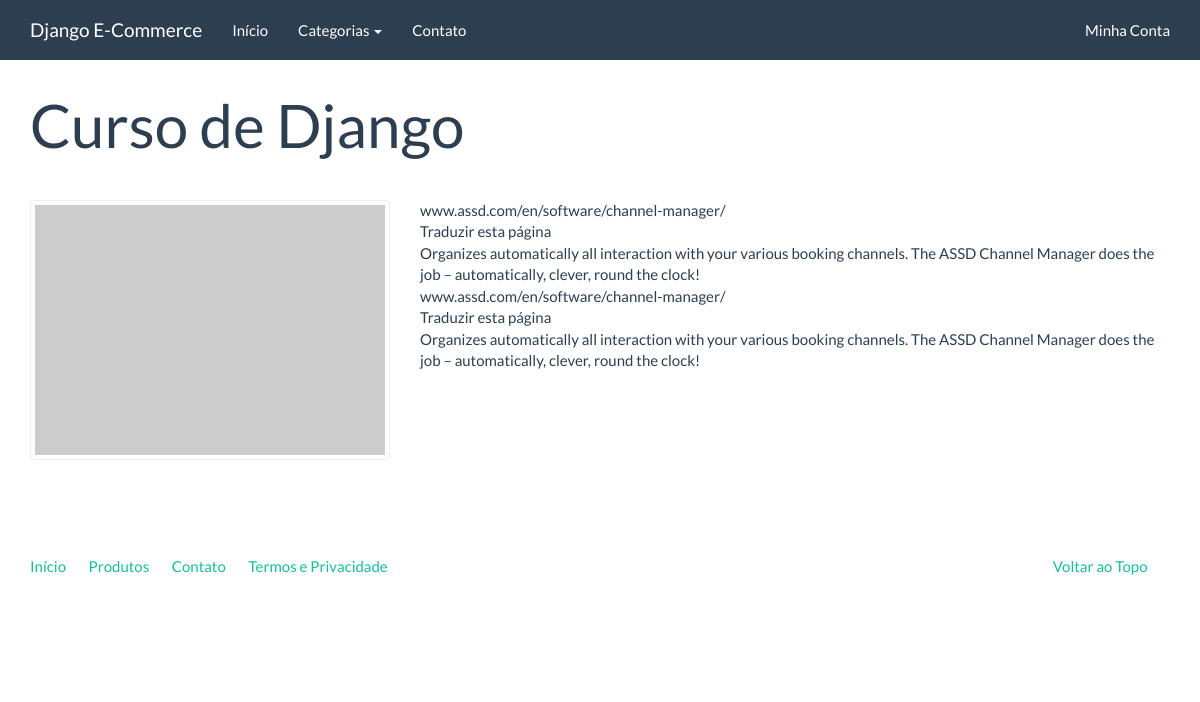
Page /catalogo/produtos/curso-de-django/ on the committed database.
### catalog/models.py (models this page shows, shortened)
class Product(models.Model):
    name = models.CharField('Nome', max_length=100)
    slug = models.SlugField('Identificador', max_length=100)
    category = models.ForeignKey(Category)
    created = models.DateTimeField('Criado em:', auto_now_add=True)
    modified = models.DateTimeField('Modificado em', auto_now=True)
    description = models.TextField('Descrição', blank=True)
    price = models.DecimalField('Preço', decimal_places=2, max_digits=8)
    class Meta:
        verbose_name = 'Produto'
        verbose_name_plural = 'Produtos'
        ordering = ['name']
    def __str__(self):
        return self.name

### catalog/views.py (the view)
# urls.py: url(r'^produtos/(?P<slug>[\w_-]+)/$', views.product, name='product'),
def product(request, slug):
    context = {
        'product' : Product.objects.get(slug=slug)
    }
    return render(request, 'catalog/product.html', context)

### catalog/context_processors.py (called while the page is built)
def category(request):
    return {
        "category": Category.objects.all()
    }

### catalog/models.py (called while the page is built)
    def __str__(self):
        return self.name

    def get_absolute_url(self):
        return reverse('catalog:category', kwargs={'slug': self.slug})

### catalog/templates/catalog/product.html (shortened to what this page needs)
{% extends 'base.html' %}
{% block conteiner %}
    <div class="page-header">
        <h1>{{ product }}</h1>
    </div>
    <div class="row">
        <div class="col-sm-4">
            <a href="" class="thumbnail">
                <img src="http://placehold.it/350x250" alt="" />
            </a>
        </div>
        <div class="col-sm-8">
            {{ product.description | linebreaks }}
        </div>
    </div>
{% endblock %}

### rows in the picture
Product: name "Curso de Django", description "www.assd.com/en/software/channel-manager/ Traduzir esta página Organizes automatically all interaction with your various booking channels. The ASSD Channel Manager does the job – automatically, clever, round the clock! www.assd.com/en/software/channel-manager/ Traduzir esta página Organizes automatically all interaction with your various booking channels. The ASSD Channel Manager does the job – automatically, clever, round the clock!"
